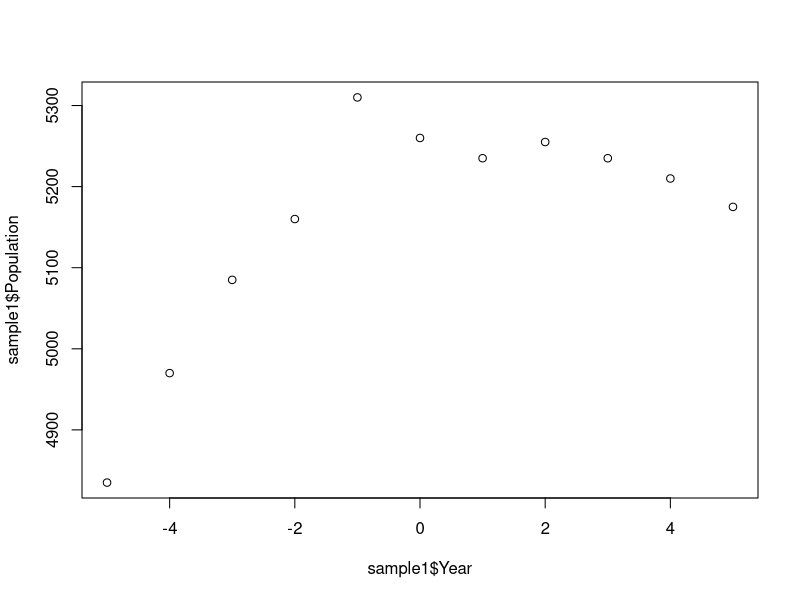
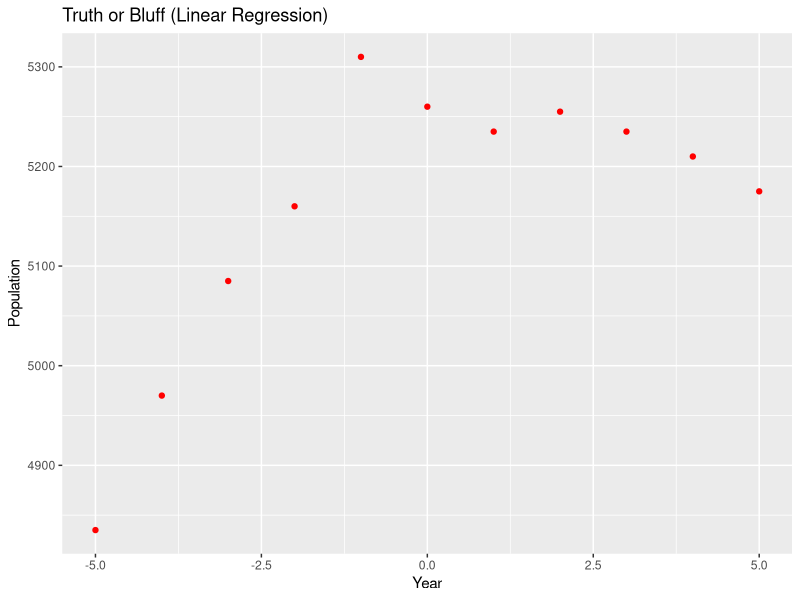

The R source for these figures, in order:
Year <- c(1959, 1960, 1961, 1962, 1963, 1964, 1965, 1966, 1967, 1968, 1969)
Population <- c(4835, 4970, 5085, 5160, 5310, 5260, 5235, 5255, 5235, 5210, 5175)
sample1 <- data.frame(Year, Population)
sample1
sample1$Year <- sample1$Year - 1964
sample1
# type
# what type of plot should be drawn. Possible types are
# 
# "p" for points,
# 
# "l" for lines,
# 
# "b" for both,
# 
# "c" for the lines part alone of "b",
# 
# "o" for both ‘overplotted’,
# 
# "h" for ‘histogram’ like (or ‘high-density’) vertical lines,
# 
# "s" for stair steps,
# 
# "S" for other steps, see ‘Details’ below,
# 
# "n" for no plotting.
plot(sample1$Year, sample1$Population, type="p")
plot

# Fitting Linear Regression to the dataset
lin_reg = lm(formula = Year ~ .,
             data = sample1)

fit1 <- lm(sample1$Population ~ sample1$Year)
summary(fit1)
#fit2 <- lm(sample1$Population ~ sample1$Year + I(sample1$Year^2))
#fit3 <- lm(sample1$Population ~ sample1$Year + I(sample1$Year^2) + I(sample1$Year^3))
fit2b <- lm(sample1$Population ~ poly(sample1$Year, 2, raw=TRUE))
summary(fit2b)#it will b0,b1 and b2
fit3b <- lm(sample1$Population ~ poly(sample1$Year, 3, raw=TRUE))
summary(fit3b)#it will return b0,b1,b2 and b3
fit4b <- lm(sample1$Population ~ poly(sample1$Year, 4, raw=TRUE))
summary(fit4b)#it will return b0,b1,b2, b3 and b4
sample1$Year2 = sample1$Year^2
sample1$Year3 = sample1$Year^3
sample1$Year4 = sample1$Year^4
poly_reg = lm(formula = Year ~ .,
              data = sample1)
library(ggplot2)
ggplot() +
  geom_point(aes(x = sample1$Year, y = sample1$Population),
             colour = 'red') +
  #geom_line(aes(x = sample1$Year, y = predict(poly_reg, newdata = sample1)),
  #          colour = 'blue') +
  ggtitle('Truth or Bluff (Linear Regression)') +
  xlab('Year') +
  ylab('Population')

